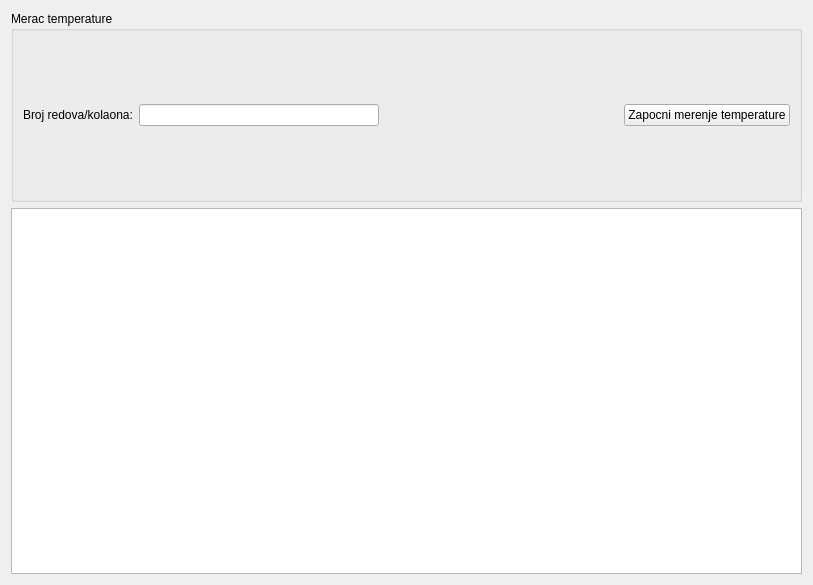
<?xml version="1.0" encoding="UTF-8"?>
<ui version="4.0">
 <class>Widget</class>
 <widget class="QWidget" name="Widget">
  <property name="geometry">
   <rect>
    <x>0</x>
    <y>0</y>
    <width>813</width>
    <height>585</height>
   </rect>
  </property>
  <property name="windowTitle">
   <string>Widget</string>
  </property>
  <layout class="QVBoxLayout" name="verticalLayout">
   <item>
    <widget class="QGroupBox" name="groupBox">
     <property name="title">
      <string>Merac temperature</string>
     </property>
     <layout class="QHBoxLayout" name="horizontalLayout">
      <item>
       <widget class="QLabel" name="label">
        <property name="text">
         <string>Broj redova/kolaona:</string>
        </property>
       </widget>
      </item>
      <item>
       <widget class="QLineEdit" name="leRedovi"/>
      </item>
      <item>
       <spacer name="horizontalSpacer">
        <property name="orientation">
         <enum>Qt::Orientation::Horizontal</enum>
        </property>
        <property name="sizeHint" stdset="0">
         <size>
          <width>40</width>
          <height>150</height>
         </size>
        </property>
       </spacer>
      </item>
      <item>
       <widget class="QPushButton" name="pbZapocniMerenje">
        <property name="text">
         <string>Zapocni merenje temperature</string>
        </property>
       </widget>
      </item>
     </layout>
    </widget>
   </item>
   <item>
    <widget class="QTableWidget" name="tableWidget"/>
   </item>
  </layout>
 </widget>
 <resources/>
 <connections/>
</ui>
